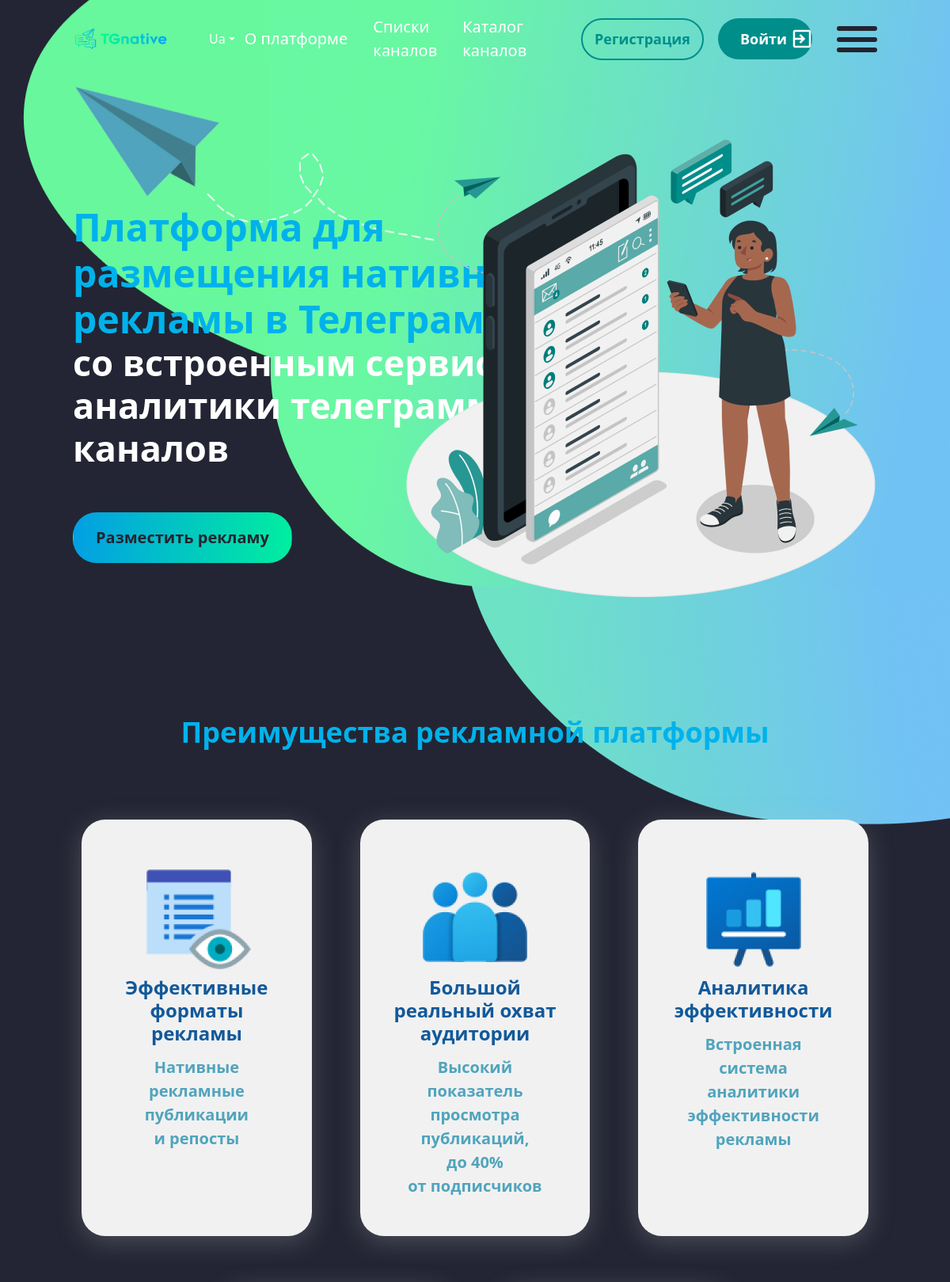
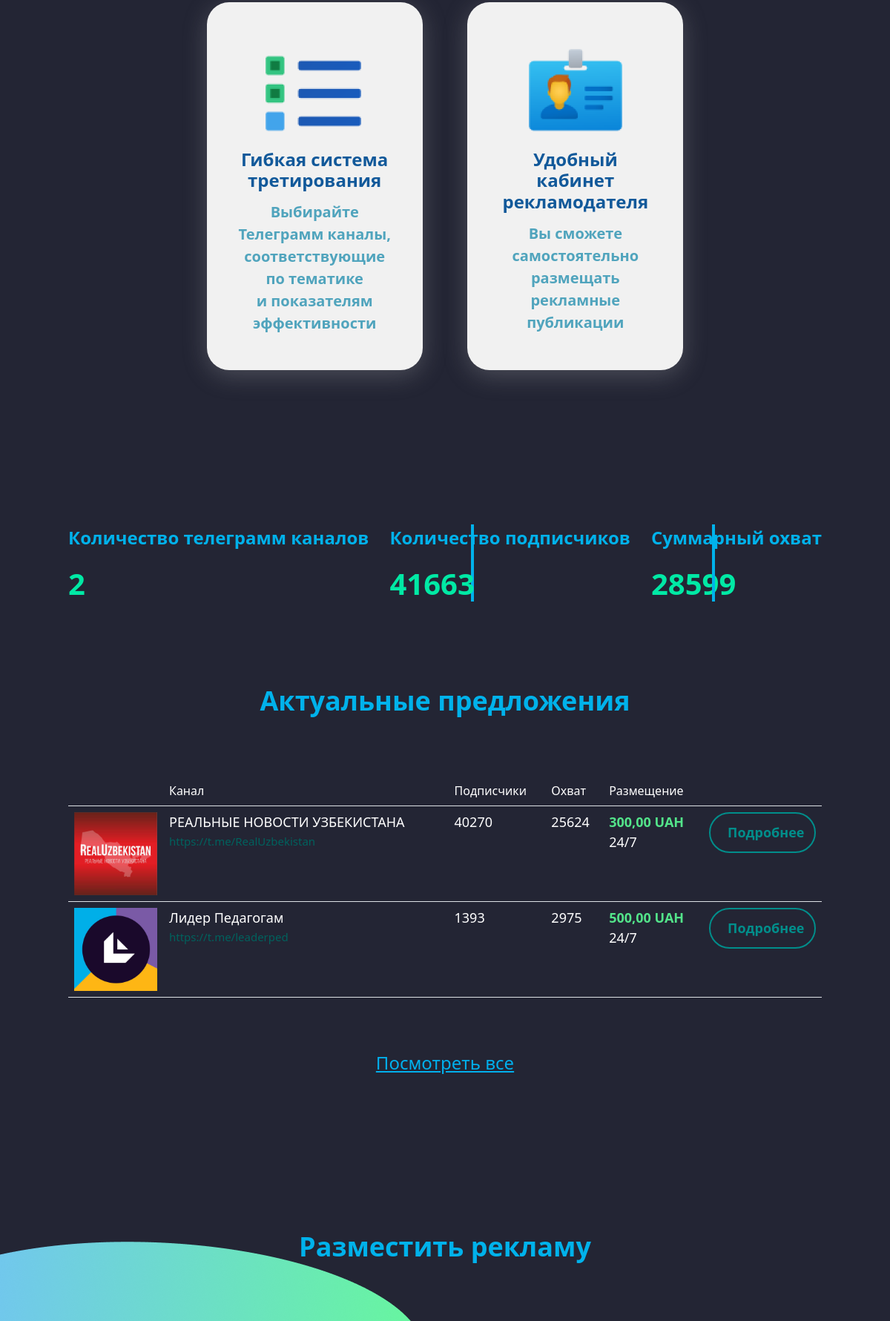
The page / (upper part) on the database its author committed (2 pictures, top to bottom).
### API/models.py (models this page shows, shortened)
class Chanel(models.Model):
    chanel_link=models.CharField(max_length=150)
    name=models.CharField(max_length=150,verbose_name="Называние канала")
    pictures=models.ImageField(verbose_name='Лого')
    subscribers=models.IntegerField()
    views=models.IntegerField()
    created_at=models.DateTimeField(auto_now_add=True)
    add_chanel =models.ForeignKey(Add_chanel, on_delete=models.CASCADE)
    username=models.CharField(max_length=150)
    class Meta:
        verbose_name="Канал"
        verbose_name_plural="Канал"
        ordering=['-subscribers']

### accounts/models.py (models this page shows, shortened)
class Cost_Format(models.Model):
    add_chanel=models.ForeignKey(Add_chanel,on_delete=models.CASCADE,related_name='cost_formats')
    placement_format = models.CharField(max_length=100)
    cost_per_format = models.DecimalField(max_digits=10, decimal_places=2)

### accounts/views.py (the view)
# urls.py: path('', views.MainPage.as_view(), name='main'),
class MainPage(TemplateView):
    template_name = 'index.html'
    def get_context_data(self, *, object_list=None, **kwargs):
        context=super().get_context_data(**kwargs)
        context['feedback']=Feedback.objects.all().order_by('-id')[:3]
        context['count'] = Chanel.objects.select_related('add_chanel').prefetch_related('add_chanel__cost_formats')
        context['lists'] = Chanel.objects.all().count()
        context['subscribers'] = Chanel.objects.aggregate(total=Sum('subscribers'))['total']
        context['total_views'] = Chanel.objects.aggregate(total=Sum('views'))['total']
        return context

### accounts/context_processors.py (called while the page is built, shortened)
def user_authenticated(request):
    user_authenticated_data = {'user_authenticated': request.user.is_authenticated}
    return user_authenticated_data

### accounts/templates/index.html (shortened to what this page needs)
{% extends 'base.html' %}
{% load static %}
{% block header %}
<body class="page__body">
<div class="site-container">
{% endblock %}
{% block content %}
    <main class="main"><div class="hero"><div class="container-fluid position-relative"><div class="hero__content"><h1 class="hero__title">Платформа для размещения нативной рекламы в Телеграм<p class="hero__text">со встроенным сервисом аналитики телеграмм каналов</p></h1><a class="hero__btn btn" href="#">Разместить рекламу</a></div><img class="hero__user" src="{% static 'img/hero-user.png' %}" alt=""></div></div><div class="info"><div class="container-fluid"><h2 class="info__title">Преимущества рекламной платформы</h2><div class="info__card"><div class="info__item"><img src="../img/card1.png" alt=""><h3 class="info__item-title">Эффективные форматы рекламы</h3><p class="info__item-desc">Нативные рекламные публикации и репосты</p></div><div class="info__item"><img src="../img/card2.png" alt=""><h3 class="info__item-title">Большой реальный охват аудитории</h3><p class="info__item-desc">Высокий показатель просмотра публикаций, до 40% от подписчиков</p></div><div class="info__item"><img src="../img/card3.png" alt=""><h3 class="info__item-title">Аналитика эффективности</h3><p class="info__item-desc">Встроенная система аналитики эффективности рекламы</p></div><div class="info__item"><img src="../img/card4.png" alt=""><h3 class="info__item-title">Гибкая система третирования</h3><p class="info__item-desc">Выбирайте Телеграмм каналы, соответствующие по тематике и показателям эффективности</p></div><div class="info__item"><img src="../img/card5.png" alt=""><h3 class="info__item-title">Удобный кабинет рекламодателя</h3><p class="info__item-desc">Вы сможете самостоятельно размещать рекламные публикации</p></div></div></div></div><div class="offers"><div class="container-fluid"><div class="offers__number"><div class="offers__card"><p class="offers__title">Количество телеграмм каналов</p>
        <h3 class="offers__count">{{lists}}</h3></div><div class="offers__card">
        <p class="offers__title">Количество подписчиков</p>
        {% if subscribers %}
        <h3 class="offers__count">{{subscribers}}</h3>
        {% else %}
        <h3 class="offers__count">0</h3>
        {% endif %}
    </div>
        <div><p class="offers__title">Суммарный охват</p>
            {% if total_views %}
            <h3 class="offers__count">{{total_views}}</h3>
             {% else %}
            <h3 class="offers__count">0</h3>
            {% endif %}
        </div></div>
        <div class="offers__table"><h3 class="offers__info">Актуальные предложения
    </h3>
        <table class="table"><thead><tr><th scope="col"></th><th scope="col">Канал</th><th scope="col">Подписчики</th><th scope="col">Охват</th><th scope="col">Размещение</th><th scope="col"></th></tr></thead>
            {% for item in count %}
             {% with last_cost_format=item.add_chanel.cost_formats.last %}
            <tbody><tr><th scope="row" style="width: 8rem"><img src="/{{item.pictures}}"></th><td><p class="tableB">{{item.name}}</p><span class="tableUsername">{{item.chanel_link}}</span></td><td><p class="tableB">{{item.subscribers}}</p></td><td><p class="tableB">{{item.views}}</p></td><td><span class="tableGreen">{{ last_cost_format.cost_per_format }} UAH</span><p class="tableB">{{ last_cost_format.placement_format }}</p></td><td style="width: 10rem"><a class="tableLink" href="{% url 'page' item.pk  %} ">Подробнее</a></td></tr>
            </tbody>
              {% endwith %}
            {% endfor %}
        </table>
        <a class="offers__link" href="">Посмотреть все</a></div></div></div><div class="advertising"><div class="container-fluid"><h3 class="advertising__title">Разместить рекламу</h3><div class="row"><div class="col-6"></div><div class="col-6 advertising__right"></div></div></div></div></main></div>
{% endblock %}

### TgNativee/static/css/main.css (style rules this page uses)
:root { --font-family:"Leelawadee",sans-serif;--content-width:1370px;--container-offset:15px;--container-width:calc(var(--content-width) + (var(--container-offset) * 2));--light-color:#fff;--black-color:#000;--btn-shadow:0px 10px 20px rgba(0, 0, 0, 0.1);--btn-color:#19538A;--btn-radius:10px }
html { -webkit-box-sizing:border-box;box-sizing:border-box }
*,::after,::before { -webkit-box-sizing:inherit;box-sizing:inherit }
.page { height:100%;font-family:var(--font-family,sans-serif);-webkit-text-size-adjust:100% }
.page__body { margin:0;min-width:320px;min-height:100%;font-size:16px;background-color:#232534 }
img { height:auto;max-width:100%;-o-object-fit:cover;object-fit:cover }
a { text-decoration:none }
.site-container { overflow:hidden;background-image:url(../img/hero-bg.png);background-repeat:no-repeat;background-position:100% -2%;padding:0 8.88rem }
@media screen and (max-width:1550px) { .site-container { padding:0 5rem } }
.table { background-color:transparent!important }
.hero { padding-top:10rem }
.hero__content { width:37.4375rem }
.hero__title { color:#00b2eb;font-size:3rem;font-weight:700;margin:0 0 3.38rem }
.hero__text { margin:0;color:#fff;font-size:2.8125rem;font-weight:700 }
.hero__btn { color:#232430;font-size:1.25rem;font-weight:700;border-radius:1.875rem;background:var(--unnamed,linear-gradient(272deg,#00f996 -13.39%,#039de5 101.9%));padding:1rem 1.75rem;-webkit-transition:.2s ease-in-out;transition:.2s ease-in-out }
.hero__user { position:absolute;top:-25%;right:0 }
.info { padding-top:12rem }
.info__title { margin:0 0 5.56rem;color:#00b2eb;font-size:2.25rem;font-weight:700;text-align:center }
.info__card { display:-webkit-box;display:-ms-flexbox;display:flex;-webkit-box-pack:center;-ms-flex-pack:center;justify-content:center;-ms-flex-wrap:wrap;flex-wrap:wrap;gap:3.81rem }
.info__item { border-radius:1.875rem;background:#f1f1f1;-webkit-box-shadow:0 7px 33px 0 rgba(204,204,204,.25);box-shadow:0 7px 33px 0 rgba(204,204,204,.25);padding:3rem 2.63rem;text-align:center;width:calc(33.3333333333% - 3rem) }
.info__item-title { color:#12599a;font-size:1.5rem;font-weight:700;margin:0 0 .81rem }
.info__item-desc { color:#50a4bd;font-size:1.25rem;font-weight:700;margin:0 }
.offers { padding:13rem 0 }
.offers__number { display:-webkit-box;display:-ms-flexbox;display:flex;-webkit-box-align:center;-ms-flex-align:center;align-items:center;-webkit-box-pack:justify;-ms-flex-pack:justify;justify-content:space-between;-ms-flex-wrap:wrap;flex-wrap:wrap }
.offers__card { position:relative }
.offers__card:before { content:"";position:absolute;top:0;right:-35%;width:.25rem;height:100%;-webkit-transform:rotate(360deg);-ms-transform:rotate(360deg);transform:rotate(360deg);background-color:#00b2eb }
.offers__title { color:#00b2eb;text-align:center;font-size:1.5rem;font-weight:700;margin:0 0 1.25rem }
.offers__count { color:#01e9a5;font-size:2.5rem;font-weight:700;margin:0 }
.offers__table { margin-top:7rem }
.offers__table table th { color:#fff;font-size:1rem;font-weight:400 }
.offers__table table .tableB { color:#fff;font-size:1.125rem;font-weight:400;margin:0 }
.offers__table table .tableUsername { color:#00625e;font-size:.9375rem;font-weight:400 }
.offers__table table .tableGreen { color:rgba(89,249,148,.9);font-size:1.125rem;font-weight:700 }
.offers__table table .tableLink { color:#008e8b;font-size:1.125rem;font-weight:700;display:block;padding:.75rem 1.44rem;border-radius:1.875rem;border:2px solid #008e8b;text-align:center;width:9rem }
.offers__info { margin:0 0 5rem;color:#00b2eb;font-size:2.25rem;font-weight:700;text-align:center }
.offers__link { text-align:center;color:#00b0ed!important;font-size:1.5rem;font-weight:400;text-decoration:underline;margin-top:4.38rem;display:-webkit-box;display:-ms-flexbox;display:flex;-webkit-box-align:center;-ms-flex-align:center;align-items:center;-webkit-box-pack:center;-ms-flex-pack:center;justify-content:center }
.advertising { padding:0 0 13rem;position:relative }
.advertising:before { content:"";position:absolute;left:-10%;top:0;width:61rem;height:100%;background-image:url(../img/advertising.png);background-repeat:no-repeat }
.advertising__title { margin:0;color:#00b2eb;font-size:2.25rem;font-weight:700;text-align:center }
.advertising__right { padding:10rem 0 0;text-align:center }

### rows shown on the page
Chanel: pictures (picture), name "РЕАЛЬНЫЕ НОВОСТИ УЗБЕКИСТАНА", chanel_link "https://t.me/RealUzbekistan", subscribers "40270", views "25624", add_chanel.cost_formats.last.cost_per_format "300,00", add_chanel.cost_formats.last.placement_format "24/7"
Chanel: pictures (picture), name "Лидер Педагогам", chanel_link "https://t.me/leaderped", subscribers "1393", views "2975", add_chanel.cost_formats.last.cost_per_format "500,00", add_chanel.cost_formats.last.placement_format "24/7"

### other values the page prints
{{ lists }} "2"
{{ subscribers }} "41663"
{{ total_views }} "28599"
